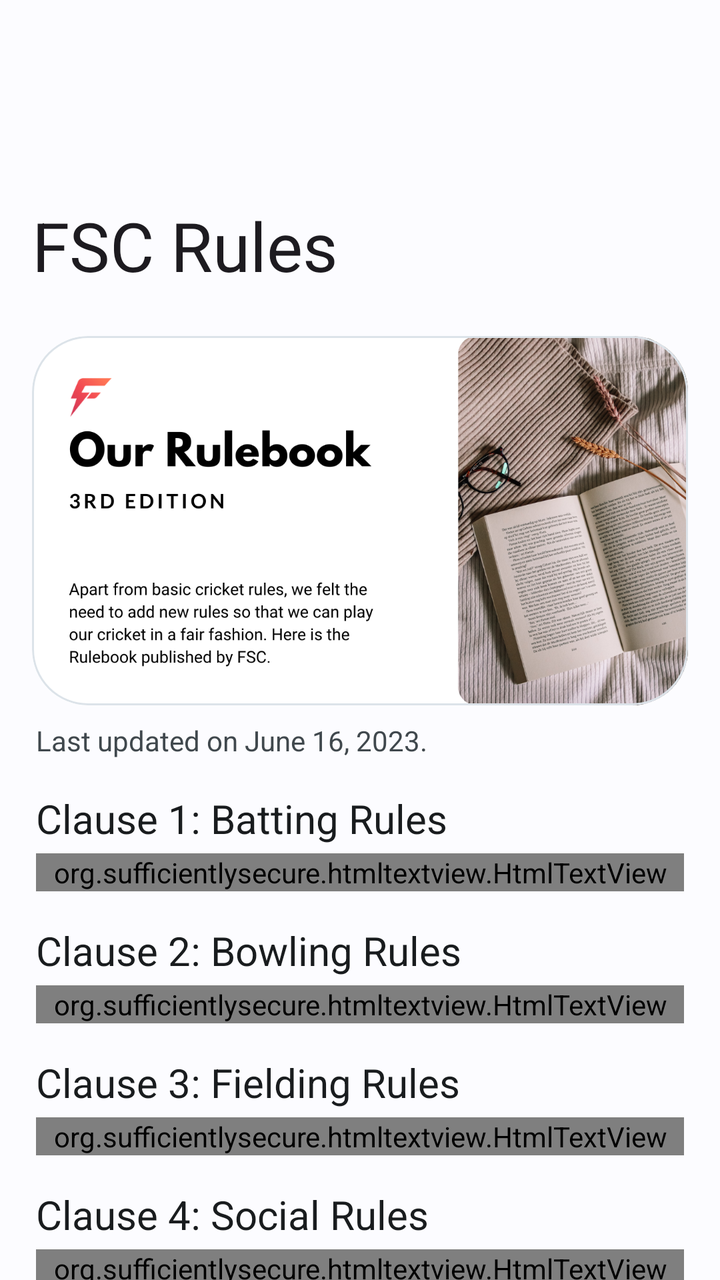
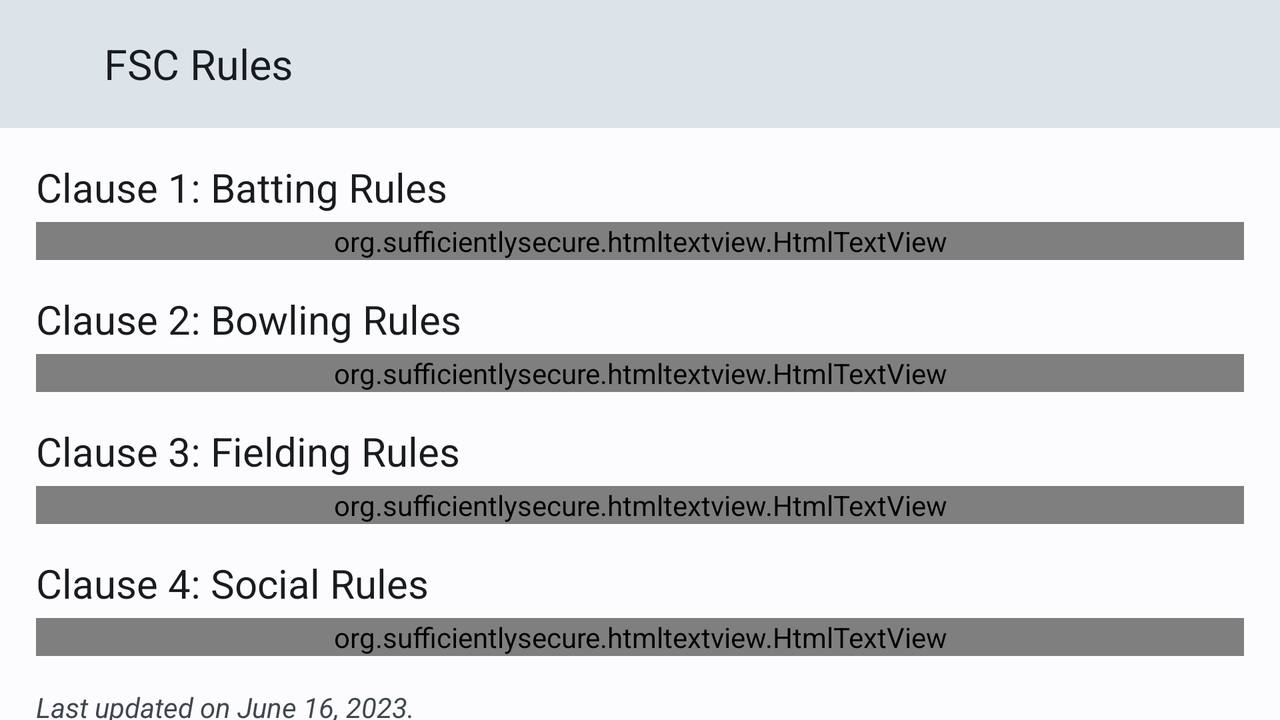

Compare how this app lays out the same screen by default and in its alternative resource folder. The renders come first, then the two layout files and the values they reference.
<!-- AndroidManifest.xml: application theme Theme.Main -->
<!-- res/layout/activity_view_pdf.xml -->
<?xml version="1.0" encoding="utf-8"?>
<androidx.coordinatorlayout.widget.CoordinatorLayout xmlns:android="http://schemas.android.com/apk/res/android"
    xmlns:app="http://schemas.android.com/apk/res-auto"
    xmlns:tools="http://schemas.android.com/tools"
    android:layout_width="match_parent"
    android:fitsSystemWindows="true"
    android:layout_height="match_parent"
    android:background="?attr/screen_background"
    tools:context=".Activity.ViewPDF">

    <com.google.android.material.appbar.AppBarLayout
        android:layout_gravity="top"
        android:layout_width="match_parent"
        android:layout_height="wrap_content"
        android:background="?attr/screen_background"
        android:hapticFeedbackEnabled="true"
        >

        <com.google.android.material.appbar.CollapsingToolbarLayout
            style="?attr/collapsingToolbarLayoutLargeStyle"
            app:expandedTitleTextAppearance="@style/CollapsingToolbarStyle"
            android:layout_width="match_parent"
            android:id="@+id/ctl_home"
            android:fitsSystemWindows="true"
            app:statusBarScrim="?attr/bar_background"
            app:contentScrim="?attr/bar_background"
            android:layout_height="?attr/collapsingToolbarLayoutLargeSize"
            app:layout_scrollFlags="scroll|exitUntilCollapsed|snap"
            app:titleCollapseMode="fade">

            <com.google.android.material.appbar.MaterialToolbar
                android:layout_width="match_parent"
                android:hapticFeedbackEnabled="true"
                android:id="@+id/toolbar_home"
                android:layout_height="?attr/actionBarSize"
                app:layout_collapseMode="pin"
                app:title="FSC Rules" >

                <ImageView
                    android:id="@+id/pdf_back"
                    android:layout_width="24dp"
                    android:layout_height="match_parent"
                    android:layout_marginRight="12dp"
                    android:layout_gravity="center_vertical"
                    android:src="@drawable/ic_arrow_back_24dp"
                    app:tint="?attr/main_text"
                    />

                <ImageView
                    android:id="@+id/pdf_download"
                    android:layout_width="24dp"
                    android:layout_height="match_parent"
                    android:layout_marginRight="16dp"
                    android:layout_gravity="center_vertical|right"
                    android:src="@drawable/baseline_file_download_24"
                    app:tint="?attr/main_text"
                    />

            </com.google.android.material.appbar.MaterialToolbar>
        </com.google.android.material.appbar.CollapsingToolbarLayout>
    </com.google.android.material.appbar.AppBarLayout>

    <androidx.core.widget.NestedScrollView
        android:layout_width="match_parent"
        android:paddingHorizontal="8dp"
        android:layout_height="match_parent"
        app:layout_behavior="@string/appbar_scrolling_view_behavior">

        <LinearLayout
            android:layout_width="match_parent"
            android:layout_height="wrap_content"
            android:gravity="center"
            android:overScrollMode="always"
            android:orientation="vertical">

            <androidx.constraintlayout.widget.ConstraintLayout
                android:layout_width="match_parent"
                android:layout_height="match_parent"
                android:layout_marginHorizontal="8dp"
                android:layout_marginTop="16dp">

                <com.google.android.material.card.MaterialCardView
                    android:layout_width="0dp"
                    android:layout_height="0dp"
                    app:cardElevation="0dp"
                    app:layout_constraintDimensionRatio="16:9"
                    app:layout_constraintStart_toStartOf="parent"
                    app:layout_constraintEnd_toEndOf="parent"
                    app:layout_constraintTop_toTopOf="parent"
                    app:strokeColor="?attr/bar_background"
                    app:cardBackgroundColor="?attr/ui_background"
                    app:cardCornerRadius="28dp">

                    <ImageView
                        android:layout_width="match_parent"
                        android:scaleType="centerCrop"
                        android:id="@+id/iamgeonefeed"
                        android:src="@drawable/rulebook_thumbnail"
                        android:layout_height="match_parent"/>

                </com.google.android.material.card.MaterialCardView>

            </androidx.constraintlayout.widget.ConstraintLayout>

            <TextView
                android:id="@+id/onefeeddate"
                android:layout_width="match_parent"
                android:layout_height="wrap_content"
                android:layout_marginHorizontal="10dp"
                android:layout_marginTop="8dp"
                android:text="Last updated on June 16, 2023."
                android:textColor="?attr/secondary_text"
                android:textSize="14sp" />

            <TextView
                android:layout_width="match_parent"
                android:layout_height="wrap_content"
                android:layout_marginHorizontal="10dp"
                android:layout_marginTop="16dp"
                android:text="Clause 1: Batting Rules"
                android:textColor="?attr/main_text"
                android:textSize="20sp" />

            <org.sufficientlysecure.htmltextview.HtmlTextView
                android:layout_width="match_parent"
                android:layout_height="wrap_content"
                android:autoLink="all"
                android:layout_marginTop="4dp"
                android:layout_marginHorizontal="10dp"
                android:textColor="?attr/main_text"
                android:textSize="14sp"
                android:id="@+id/rules_html_tv"/>

            <TextView
                android:layout_width="match_parent"
                android:layout_height="wrap_content"
                android:layout_marginHorizontal="10dp"
                android:layout_marginTop="16dp"
                android:text="Clause 2: Bowling Rules"
                android:textColor="?attr/main_text"
                android:textSize="20sp" />

            <org.sufficientlysecure.htmltextview.HtmlTextView
                android:layout_width="match_parent"
                android:layout_height="wrap_content"
                android:autoLink="all"
                android:layout_marginTop="4dp"
                android:layout_marginHorizontal="10dp"
                android:textColor="?attr/main_text"
                android:textSize="14sp"
                android:id="@+id/bowl_rules"/>

            <TextView
                android:layout_width="match_parent"
                android:layout_height="wrap_content"
                android:layout_marginHorizontal="10dp"
                android:layout_marginTop="16dp"
                android:text="Clause 3: Fielding Rules"
                android:textColor="?attr/main_text"
                android:textSize="20sp" />

            <org.sufficientlysecure.htmltextview.HtmlTextView
                android:layout_width="match_parent"
                android:layout_height="wrap_content"
                android:autoLink="all"
                android:layout_marginTop="4dp"
                android:layout_marginHorizontal="10dp"
                android:textColor="?attr/main_text"
                android:textSize="14sp"
                android:id="@+id/field_rules"/>

            <TextView
                android:layout_width="match_parent"
                android:layout_height="wrap_content"
                android:layout_marginHorizontal="10dp"
                android:layout_marginTop="16dp"
                android:text="Clause 4: Social Rules"
                android:textColor="?attr/main_text"
                android:textSize="20sp" />

            <org.sufficientlysecure.htmltextview.HtmlTextView
                android:layout_width="match_parent"
                android:layout_height="wrap_content"
                android:autoLink="all"
                android:layout_marginTop="4dp"
                android:layout_marginBottom="16dp"
                android:layout_marginHorizontal="10dp"
                android:textColor="?attr/main_text"
                android:textSize="14sp"
                android:id="@+id/social_rules"/>

        </LinearLayout>
    </androidx.core.widget.NestedScrollView>
</androidx.coordinatorlayout.widget.CoordinatorLayout>
<!-- resources referenced by this layout -->
<resources>
  <!-- drawable rulebook_thumbnail: png bitmap (drawable, 827822 bytes) -->
  <style name="CollapsingToolbarStyle">
          <item name="fontFamily">@font/gsm</item>
      </style>
  <!-- from res/values-v31/ -->
  <style name="Theme.Main" parent="Theme.Material3.DayNight.NoActionBar">
          <item name="colorPrimary">@android:color/system_accent1_600</item>
          <item name="colorAccent">@android:color/system_accent1_600</item>
          <item name="android:windowContentTransitions">true</item>
          <item name="android:statusBarColor">@android:color/transparent</item>
          <item name="android:navigationBarColor">@android:color/system_neutral1_10</item>
          <item name="screen_background">@android:color/system_neutral1_10</item>
          <item name="ui_background">@android:color/system_neutral2_50</item>
          <item name="bar_background">@android:color/system_neutral2_100</item>
          <item name="bar_ui">@android:color/system_accent2_600</item>
          <item name="navigation">@android:color/system_neutral2_100</item>
          <item name="button_background">@android:color/system_accent1_600</item>
          <item name="main_text">@android:color/system_neutral1_900</item>
          <item name="secondary_text">@android:color/system_neutral2_700</item>
          <item name="outline">@android:color/system_neutral1_400</item>
          <item name="android:windowLightStatusBar">true</item>
      </style>
</resources>
<!-- res/layout-land/activity_view_pdf.xml (the repository's variant of the layout above) -->
<!-- drawn on the phone turned sideways -->
<?xml version="1.0" encoding="utf-8"?>
<androidx.coordinatorlayout.widget.CoordinatorLayout xmlns:android="http://schemas.android.com/apk/res/android"
    xmlns:app="http://schemas.android.com/apk/res-auto"
    xmlns:tools="http://schemas.android.com/tools"
    android:layout_width="match_parent"
    android:layout_height="match_parent"
    android:background="?attr/screen_background"
    tools:context=".Activity.ViewPDF">

            <com.google.android.material.appbar.MaterialToolbar
                android:layout_width="match_parent"
                android:hapticFeedbackEnabled="true"
                android:background="?attr/bar_background"
                android:id="@+id/toolbar_home"
                android:layout_height="?attr/actionBarSize" >

                <ImageView
                    android:id="@+id/pdf_back"
                    android:layout_width="24dp"
                    android:layout_height="match_parent"
                    android:layout_marginRight="12dp"
                    android:layout_gravity="center_vertical"
                    android:src="@drawable/ic_arrow_back_24dp"
                    app:tint="?attr/main_text"
                    />

                <ImageView
                    android:id="@+id/pdf_download"
                    android:layout_width="24dp"
                    android:layout_height="match_parent"
                    android:layout_marginRight="16dp"
                    android:layout_gravity="center_vertical|right"
                    android:src="@drawable/baseline_file_download_24"
                    app:tint="?attr/main_text"
                    />

                <TextView
                    android:layout_width="wrap_content"
                    android:layout_height="wrap_content"
                    android:text="FSC Rules"
                    android:textColor="?attr/main_text"
                    android:layout_gravity="center_vertical"
                    android:textSize="21sp"/>

            </com.google.android.material.appbar.MaterialToolbar>

    <androidx.core.widget.NestedScrollView
        android:layout_width="match_parent"
        android:paddingHorizontal="8dp"
        android:layout_height="match_parent"
        android:layout_marginTop="?attr/actionBarSize">

        <LinearLayout
            android:layout_width="match_parent"
            android:layout_height="wrap_content"
            android:gravity="center"
            android:overScrollMode="always"
            android:orientation="vertical">

            <TextView
                android:layout_width="match_parent"
                android:layout_height="wrap_content"
                android:layout_marginHorizontal="10dp"
                android:layout_marginTop="16dp"
                android:text="Clause 1: Batting Rules"
                android:textColor="?attr/main_text"
                android:textSize="20sp" />

            <org.sufficientlysecure.htmltextview.HtmlTextView
                android:layout_width="match_parent"
                android:layout_height="wrap_content"
                android:autoLink="all"
                android:layout_marginTop="4dp"
                android:layout_marginHorizontal="10dp"
                android:textColor="?attr/main_text"
                android:textSize="14sp"
                android:id="@+id/rules_html_tv"/>

            <TextView
                android:layout_width="match_parent"
                android:layout_height="wrap_content"
                android:layout_marginHorizontal="10dp"
                android:layout_marginTop="16dp"
                android:text="Clause 2: Bowling Rules"
                android:textColor="?attr/main_text"
                android:textSize="20sp" />

            <org.sufficientlysecure.htmltextview.HtmlTextView
                android:layout_width="match_parent"
                android:layout_height="wrap_content"
                android:autoLink="all"
                android:layout_marginTop="4dp"
                android:layout_marginHorizontal="10dp"
                android:textColor="?attr/main_text"
                android:textSize="14sp"
                android:id="@+id/bowl_rules"/>

            <TextView
                android:layout_width="match_parent"
                android:layout_height="wrap_content"
                android:layout_marginHorizontal="10dp"
                android:layout_marginTop="16dp"
                android:text="Clause 3: Fielding Rules"
                android:textColor="?attr/main_text"
                android:textSize="20sp" />

            <org.sufficientlysecure.htmltextview.HtmlTextView
                android:layout_width="match_parent"
                android:layout_height="wrap_content"
                android:autoLink="all"
                android:layout_marginTop="4dp"
                android:layout_marginHorizontal="10dp"
                android:textColor="?attr/main_text"
                android:textSize="14sp"
                android:id="@+id/field_rules"/>

            <TextView
                android:layout_width="match_parent"
                android:layout_height="wrap_content"
                android:layout_marginHorizontal="10dp"
                android:layout_marginTop="16dp"
                android:text="Clause 4: Social Rules"
                android:textColor="?attr/main_text"
                android:textSize="20sp" />

            <org.sufficientlysecure.htmltextview.HtmlTextView
                android:layout_width="match_parent"
                android:layout_height="wrap_content"
                android:autoLink="all"
                android:layout_marginTop="4dp"
                android:layout_marginBottom="16dp"
                android:layout_marginHorizontal="10dp"
                android:textColor="?attr/main_text"
                android:textSize="14sp"
                android:id="@+id/social_rules"/>

            <TextView
                android:id="@+id/onefeeddate"
                android:layout_width="match_parent"
                android:layout_height="wrap_content"
                android:layout_marginHorizontal="10dp"
                android:layout_marginBottom="16dp"
                android:textStyle="italic"
                android:text="Last updated on June 16, 2023."
                android:textColor="?attr/secondary_text"
                android:textSize="14sp" />

        </LinearLayout>
    </androidx.core.widget.NestedScrollView>
</androidx.coordinatorlayout.widget.CoordinatorLayout>
<!-- resources referenced by the variant -->
<!-- as the phone turned sideways resolves them -->
<resources>
  <!-- from res/values-v31/ -->
  <style name="Theme.Main" parent="Theme.Material3.DayNight.NoActionBar">
          <item name="colorPrimary">@android:color/system_accent1_600</item>
          <item name="colorAccent">@android:color/system_accent1_600</item>
          <item name="android:windowContentTransitions">true</item>
          <item name="android:statusBarColor">@android:color/transparent</item>
          <item name="android:navigationBarColor">@android:color/system_neutral1_10</item>
          <item name="screen_background">@android:color/system_neutral1_10</item>
          <item name="ui_background">@android:color/system_neutral2_50</item>
          <item name="bar_background">@android:color/system_neutral2_100</item>
          <item name="bar_ui">@android:color/system_accent2_600</item>
          <item name="navigation">@android:color/system_neutral2_100</item>
          <item name="button_background">@android:color/system_accent1_600</item>
          <item name="main_text">@android:color/system_neutral1_900</item>
          <item name="secondary_text">@android:color/system_neutral2_700</item>
          <item name="outline">@android:color/system_neutral1_400</item>
          <item name="android:windowLightStatusBar">true</item>
      </style>
</resources>
